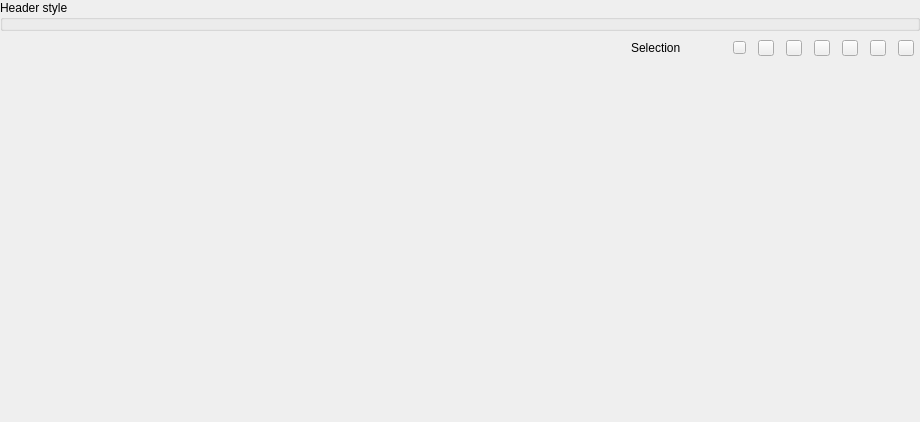
<?xml version="1.0" encoding="UTF-8"?>
<ui version="4.0">
 <class>C_SdNdeDpListPopUp</class>
 <widget class="QWidget" name="C_SdNdeDpListPopUp">
  <property name="geometry">
   <rect>
    <x>0</x>
    <y>0</y>
    <width>920</width>
    <height>422</height>
   </rect>
  </property>
  <property name="windowTitle">
   <string>Form</string>
  </property>
  <layout class="QVBoxLayout" name="verticalLayout" stretch="0,0,1">
   <property name="spacing">
    <number>0</number>
   </property>
   <property name="leftMargin">
    <number>0</number>
   </property>
   <property name="topMargin">
    <number>0</number>
   </property>
   <property name="rightMargin">
    <number>0</number>
   </property>
   <property name="bottomMargin">
    <number>0</number>
   </property>
   <item>
    <widget class="stw::opensyde_gui_elements::C_OgeGbxListHeader" name="pc_GroupBoxHeader">
     <property name="title">
      <string>Header style</string>
     </property>
     <layout class="QHBoxLayout" name="horizontalLayout_2">
      <property name="spacing">
       <number>0</number>
      </property>
      <property name="leftMargin">
       <number>0</number>
      </property>
      <property name="topMargin">
       <number>0</number>
      </property>
      <property name="rightMargin">
       <number>0</number>
      </property>
      <property name="bottomMargin">
       <number>0</number>
      </property>
      <item>
       <widget class="stw::opensyde_gui::C_SdNdeDpListHeaderWidget" name="pc_WidgetHeader" native="true"/>
      </item>
     </layout>
    </widget>
   </item>
   <item>
    <layout class="QHBoxLayout" name="horizontalLayout" stretch="1,0,0,0,0,0,0,0,0,0">
     <property name="spacing">
      <number>12</number>
     </property>
     <property name="rightMargin">
      <number>6</number>
     </property>
     <item>
      <spacer name="horizontalSpacer">
       <property name="orientation">
        <enum>Qt::Horizontal</enum>
       </property>
       <property name="sizeHint" stdset="0">
        <size>
         <width>40</width>
         <height>20</height>
        </size>
       </property>
      </spacer>
     </item>
     <item>
      <widget class="stw::opensyde_gui_elements::C_OgeLabNodeDataPoolSelectedItems" name="pc_SelectionLabel">
       <property name="text">
        <string>Selection</string>
       </property>
      </widget>
     </item>
     <item>
      <spacer name="horizontalSpacer_2">
       <property name="orientation">
        <enum>Qt::Horizontal</enum>
       </property>
       <property name="sizeType">
        <enum>QSizePolicy::Fixed</enum>
       </property>
       <property name="sizeHint" stdset="0">
        <size>
         <width>40</width>
         <height>34</height>
        </size>
       </property>
      </spacer>
     </item>
     <item>
      <widget class="stw::opensyde_gui_elements::C_OgePubIconOnly" name="pc_PushButtonAdd">
       <property name="minimumSize">
        <size>
         <width>13</width>
         <height>13</height>
        </size>
       </property>
       <property name="maximumSize">
        <size>
         <width>13</width>
         <height>13</height>
        </size>
       </property>
       <property name="text">
        <string/>
       </property>
      </widget>
     </item>
     <item>
      <widget class="stw::opensyde_gui_elements::C_OgePubIconOnly" name="pc_PushButtonCut">
       <property name="minimumSize">
        <size>
         <width>16</width>
         <height>16</height>
        </size>
       </property>
       <property name="maximumSize">
        <size>
         <width>16</width>
         <height>16</height>
        </size>
       </property>
       <property name="text">
        <string/>
       </property>
      </widget>
     </item>
     <item>
      <widget class="stw::opensyde_gui_elements::C_OgePubIconOnly" name="pc_PushButtonCopy">
       <property name="minimumSize">
        <size>
         <width>16</width>
         <height>16</height>
        </size>
       </property>
       <property name="maximumSize">
        <size>
         <width>16</width>
         <height>16</height>
        </size>
       </property>
       <property name="text">
        <string/>
       </property>
      </widget>
     </item>
     <item>
      <widget class="stw::opensyde_gui_elements::C_OgePubIconOnly" name="pc_PushButtonPaste">
       <property name="minimumSize">
        <size>
         <width>16</width>
         <height>16</height>
        </size>
       </property>
       <property name="maximumSize">
        <size>
         <width>16</width>
         <height>16</height>
        </size>
       </property>
       <property name="text">
        <string/>
       </property>
      </widget>
     </item>
     <item>
      <widget class="stw::opensyde_gui_elements::C_OgePubIconOnly" name="pc_PushButtonDelete">
       <property name="sizePolicy">
        <sizepolicy hsizetype="Minimum" vsizetype="Fixed">
         <horstretch>16</horstretch>
         <verstretch>0</verstretch>
        </sizepolicy>
       </property>
       <property name="minimumSize">
        <size>
         <width>16</width>
         <height>16</height>
        </size>
       </property>
       <property name="maximumSize">
        <size>
         <width>16</width>
         <height>16</height>
        </size>
       </property>
       <property name="text">
        <string/>
       </property>
      </widget>
     </item>
     <item>
      <widget class="stw::opensyde_gui_elements::C_OgePubIconOnly" name="pc_PushButtonMoveUp">
       <property name="minimumSize">
        <size>
         <width>16</width>
         <height>16</height>
        </size>
       </property>
       <property name="maximumSize">
        <size>
         <width>16</width>
         <height>16</height>
        </size>
       </property>
       <property name="text">
        <string/>
       </property>
      </widget>
     </item>
     <item>
      <widget class="stw::opensyde_gui_elements::C_OgePubIconOnly" name="pc_PushButtonMoveDown">
       <property name="minimumSize">
        <size>
         <width>16</width>
         <height>16</height>
        </size>
       </property>
       <property name="maximumSize">
        <size>
         <width>16</width>
         <height>16</height>
        </size>
       </property>
       <property name="text">
        <string/>
       </property>
      </widget>
     </item>
    </layout>
   </item>
   <item>
    <widget class="stw::opensyde_gui::C_SdNdeDpListTableWidget" name="pc_WidgetTable" native="true"/>
   </item>
  </layout>
 </widget>
 <customwidgets>
  <customwidget>
   <class>stw::opensyde_gui_elements::C_OgePubIconOnly</class>
   <extends>QPushButton</extends>
   <header>C_OgePubIconOnly.hpp</header>
  </customwidget>
  <customwidget>
   <class>stw::opensyde_gui_elements::C_OgeLabNodeDataPoolSelectedItems</class>
   <extends>QLabel</extends>
   <header>C_OgeLabNodeDataPoolSelectedItems.hpp</header>
  </customwidget>
  <customwidget>
   <class>stw::opensyde_gui::C_SdNdeDpListHeaderWidget</class>
   <extends>QWidget</extends>
   <header>C_SdNdeDpListHeaderWidget.hpp</header>
   <container>1</container>
  </customwidget>
  <customwidget>
   <class>stw::opensyde_gui::C_SdNdeDpListTableWidget</class>
   <extends>QWidget</extends>
   <header>C_SdNdeDpListTableWidget.hpp</header>
   <container>1</container>
  </customwidget>
  <customwidget>
   <class>stw::opensyde_gui_elements::C_OgeGbxListHeader</class>
   <extends>QGroupBox</extends>
   <header>C_OgeGbxListHeader.hpp</header>
   <container>1</container>
  </customwidget>
 </customwidgets>
 <resources/>
 <connections/>
</ui>
